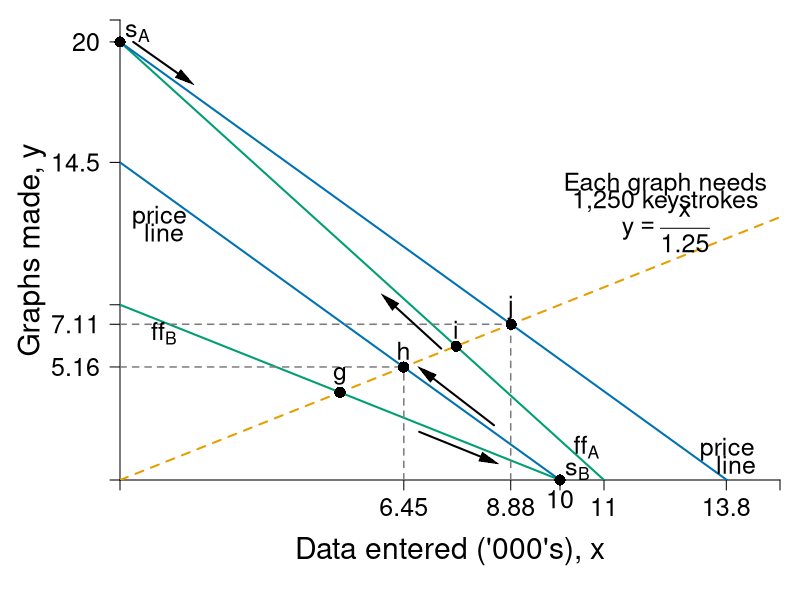

Reproduce this figure in R.
#Graph Designer: Simon Halliday + Scott Cohn
#Authors: Bowles and Halliday
#Title: Coordination, Conflict and Competition: A Text in Microeconomics

require(shape)
pdf(file = "specprodexch/data_entered.pdf", width = 8, height = 8)

#Set parameters for graphics
pointsize <- 1.8
axislabelsize <- 1.8
labelsize <- 1.5
namesize <- 1.8
annotatesize <- 1.5
graphlinewidth <- 2
segmentlinewidth <- 1.5

COL <- c("#7fc97f", "#beaed4", "#fdc086", "#ffff99", "#386cb0", "#f0027f", "#bf5b17", "#666666")
COLA <- c("#e0f3db", "#99d8c9","#66c2a4","#41ae76", "#238b45", "#005824")
COLB <- c("#4eb3d3", "#2b8cbe", "#0868ac","#084081")
grays <- gray.colors(25, start = 1, end = 0)
CBCols <- c("#009E73","#0072B2","#E69F00","#CC79A7", "#F0E442")


ffA <- function(x, yintA = 20, sA = 20/11) {
        yintA - sA*x
}

ffB <- function(x, yintB = 8, sB = 8/10) {
        yintB - sB*x
}

exchange <- function(x, slope = 1/1.25) {
        slope*x
}

priceA <- function(x, pintA = 20, psA = 1.45) {
        pintA - psA*x
}

priceB <- function(x, pintB = 14.5, psB = 1.45) {
        pintB - psB*x
}

#Edited the margins to cater for the larger LHS labels
par(mar =  c(6, 6, 1, 1))

xlims <- c(0, 15)
ylims <- c(0, 21)

npts <- 501 
x <- seq(xlims[1], xlims[2], length.out = npts)
y <- seq(ylims[1], ylims[2], length.out = npts) 
a <- c(3.25, 5.25, 7.25)

plot(0, 0, xlim = xlims, ylim = ylims, type = "n",
     xlab = expression(paste("")),
     ylab = expression(paste("")), 
     xaxt = "n", 
     yaxt = "n", 
     cex.lab = axislabelsize, 
     bty = "n", 
     xaxs="i", 
     yaxs="i"
)


ticksy <- c(ylims[1], 5.16, 7.11, 8, 14.5, 20, ylims[2])
ylabels <- c(NA, 5.16, 7.11, 8, 14.5, 20, NA)
ticksx <- c(xlims[1], 6.45, 8.88, 10, 11, 13.78, xlims[2])
xlabels <-  c(NA, 6.45, 8.88, 10, 11, 13.8, NA)

text(10, - 0.86, "10", cex = labelsize, xpd = TRUE)


axis(1, at = ticksx, pos = 0, labels = xlabels, cex.axis = labelsize)
axis(2, at = ticksy, pos = 0, labels = ylabels, las = 1, cex.axis = labelsize)

npts <- 500 
xx1 <- seq(xlims[1], xlims[2], length.out = npts)

#Draw the graphs
lines(xx1, ffA(xx1), col = CBCols[1], lwd = graphlinewidth)
lines(xx1, ffB(xx1), col =CBCols[1], lwd = graphlinewidth)
lines(xx1, exchange(xx1), lty = 2, col = CBCols[3], lwd = graphlinewidth)
lines(xx1, priceA(xx1), col = CBCols[2], lwd = graphlinewidth)
lines(xx1, priceB(xx1), col = CBCols[2], lwd = graphlinewidth)


#Segments for new points
segments(0, 5.16, 6.45, 5.16, lty = 2, col = grays[20],  lwd = segmentlinewidth)
segments(6.45, 0, 6.45, 5.16, lty = 2, col = grays[20],  lwd = segmentlinewidth)
segments(0, 7.11, 8.88, 7.11, lty = 2, col = grays[20],  lwd = segmentlinewidth)
segments(8.88, 0, 8.88, 7.11, lty = 2, col = grays[20],  lwd = segmentlinewidth)


#Label Points
xpts <- c(5, 6.444444444, 7.638888889, 8.888888889)
ypts <- xpts/1.25
yadj1 <- 0.5
yadj2 <- -0.5

points(xpts, ypts, pch = 16, col = "black", cex = 1.5)
ptlabels <- c("g", "h", "i", "j")
text(xpts, ypts + 1.5*yadj1, ptlabels, cex = labelsize)

#Axis labels
mtext(expression(paste("Data entered ('000's), ", x)), side = 1, line = 3.5, cex = axislabelsize)
text(-2, 0.5*ylims[2], expression(paste("Graphs made, ", y)), xpd = TRUE, cex = axislabelsize, srt = 90) 


#Label the curves
text(13.8, 1.4, expression(paste("price")), cex = labelsize)
text(14, 0.7, expression(paste("line")), cex = labelsize)
text(10.6, 1.5, expression(ff[A]), cex = labelsize)

text(0.9, 12, expression(paste("price")), cex = labelsize)
text(1, 11.3, expression(paste("line")), cex = labelsize)
text(1, 6.7, expression(ff[B]), cex = labelsize)


Arrows(xpts[1]+1.8, ypts[1] - 1.8, 10 - 1.6, 0 + 0.9, col = "black", lty = 1, lwd = 2, arr.type = "triangle", arr.lwd = 0.5)
Arrows(8.5, 0 + 2.5, xpts[2] + 0.5, ypts[2] - 0.25, col = "black", lty = 1, lwd = 2, arr.type = "triangle", arr.lwd = 0.5)
text(10 + 0.4, 0.4, expression(s[B]), cex = labelsize)
points(10, 0,pch = 16, col = "black", cex = 1.5, xpd = TRUE)

Arrows(7.3, 6, 6.1, 8.2, col = "black", lty = 1, lwd = 2, arr.type = "triangle", arr.lwd = 0.5)


#Arrows(1.5, 16.8, 0 + 0.3, 20 - 1, col = "black", lty = 1, lwd = 2, arr.type = "triangle", arr.lwd = 0.5)
Arrows(0 + 0.3, 20, 1.5, 16.8 + 1.5, col = "black", lty = 1, lwd = 2, arr.type = "triangle", arr.lwd = 0.5)

text(0 + 0.4, 20 + 0.4, expression(s[A]), cex = labelsize)
points(0, 20, pch = 16, col = "black", cex = 1.5, xpd = TRUE)


text(12.4, 13.5, expression(paste("Each graph needs")), cex = labelsize)
text(12.4, 12.7, expression(paste("1,250 keystrokes")), cex = labelsize)
text(12.4, 11.5, expression(paste(y == frac(x, 1.25) )), cex = labelsize)

dev.off()
